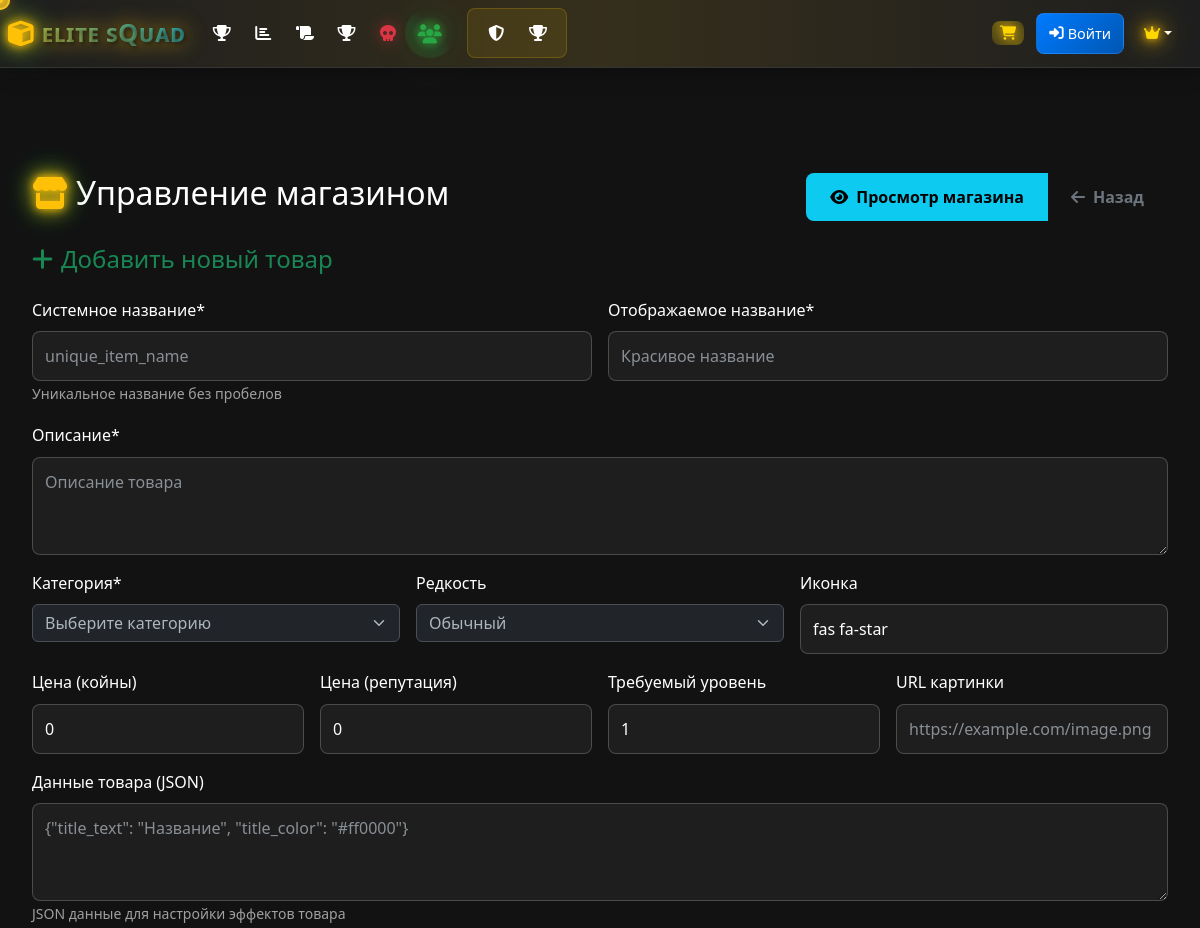
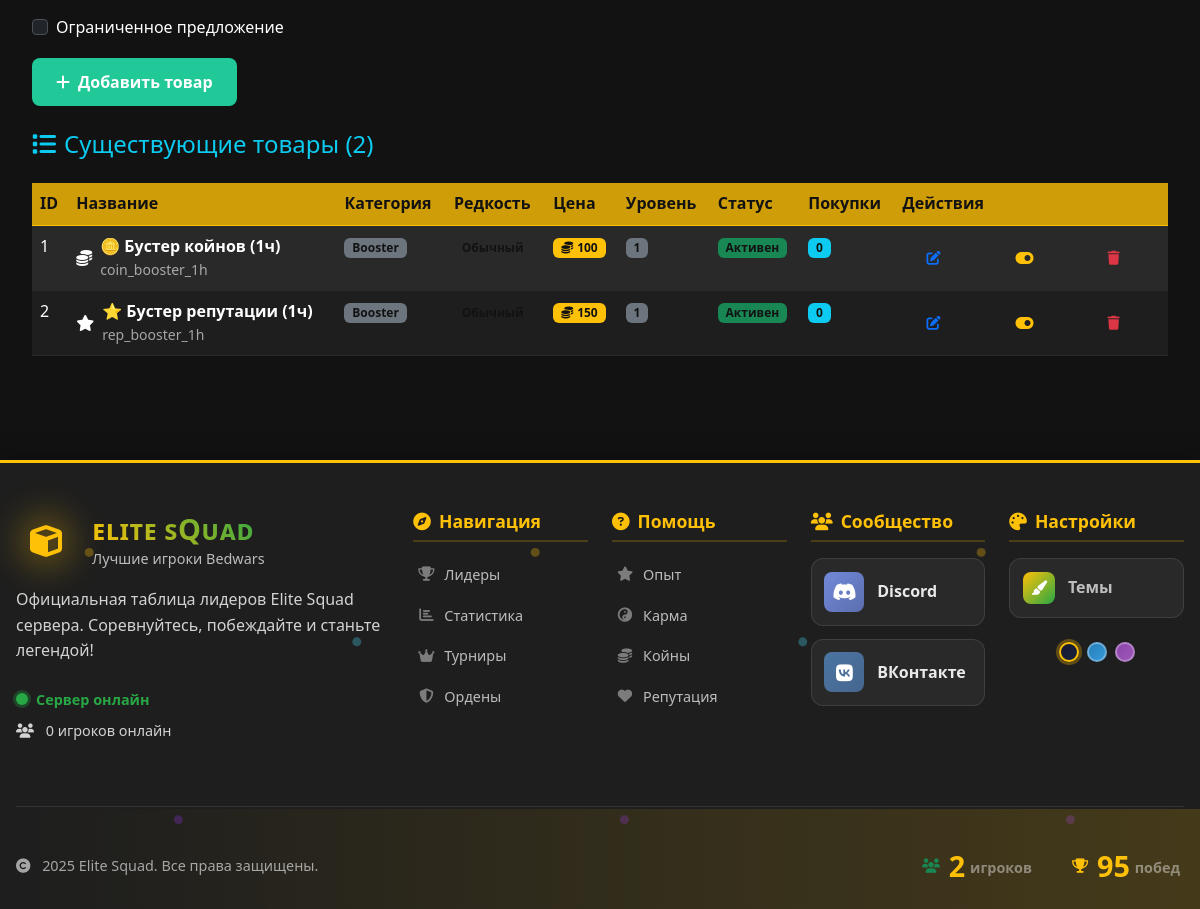
The page /admin/shop (signed in) on the database its author committed (2 pictures, top to bottom).
### models.py (models this page shows, shortened)
class ShopItem(db.Model):
    id = db.Column(db.Integer, primary_key=True)
    name = db.Column(db.String(100), nullable=False, unique=True)
    display_name = db.Column(db.String(200), nullable=False)
    description = db.Column(db.Text, nullable=False)
    category = db.Column(db.String(50), nullable=False)  # title, theme, gradient, avatar, cursor
    price_coins = db.Column(db.Integer, default=0, nullable=False)
    price_reputation = db.Column(db.Integer, default=0, nullable=False)
    unlock_level = db.Column(db.Integer, default=1, nullable=False)
    rarity = db.Column(db.String(20), default='common', nullable=False)
    icon = db.Column(db.String(50), default='fas fa-star', nullable=False)
    image_url = db.Column(db.String(500), nullable=True)  # URL for item image
    item_data = db.Column(db.Text, nullable=True)  # JSON data for item effects
    is_limited_time = db.Column(db.Boolean, default=False, nullable=False)
    is_active = db.Column(db.Boolean, default=True, nullable=False)
    created_at = db.Column(db.DateTime, default=datetime.utcnow)
    purchases = db.relationship('ShopPurchase', backref='shop_item', lazy=True, cascade='all, delete-orphan')

### routes.py (the view)
@app.route('/admin/shop')
def admin_shop():
    if not session.get('is_admin', False):
        flash('У вас нет доступа к этой функции!', 'error')
        return redirect(url_for('index'))
    shop_items = ShopItem.query.order_by(ShopItem.category, ShopItem.name).all()
    shop_items_data = []
    for item in shop_items:
        shop_items_data.append({
            'id': item.id,
            'name': item.name,
            'display_name': item.display_name,
            'description': item.description,
            'category': item.category,
            'price_coins': item.price_coins,
            'price_reputation': item.price_reputation,
            'unlock_level': item.unlock_level,
            'rarity': item.rarity,
            'icon': item.icon,
            'image_url': item.image_url,
            'item_data': item.item_data,
            'is_limited_time': item.is_limited_time,
            'is_active': item.is_active
        })
    return render_template('admin_shop.html', shop_items=shop_items, shop_items_data=shop_items_data)

### templates/admin_shop.html (shortened to what this page needs)
{% extends "base.html" %}
{% block content %}
<div class="container-fluid py-4">
    <div class="d-flex justify-content-between align-items-center mb-4">
        <h2 class="page-title">
            <i class="fas fa-store text-warning me-2 glow-effect"></i>Управление магазином
        </h2>
        <div class="btn-group">
            <a href="{{ url_for('shop') }}" class="btn btn-info">
                <i class="fas fa-eye me-2"></i>Просмотр магазина
            </a>
            <a href="{{ url_for('admin') }}" class="btn btn-outline-secondary">
                <i class="fas fa-arrow-left me-2"></i>Назад
            </a>
        </div>
    </div>
    <div class="admin-form-card mb-4">
        <h4 class="text-success mb-4">
            <i class="fas fa-plus me-2"></i>Добавить новый товар
        </h4>
        <form method="POST" action="{{ url_for('admin_add_shop_item') }}">
            <div class="row g-3">
                <div class="col-md-6">
                    <label class="form-label">Системное название*</label>
                    <input type="text" class="form-control" name="name" required placeholder="unique_item_name">
                    <small class="text-muted">Уникальное название без пробелов</small>
                </div>
                <div class="col-md-6">
                    <label class="form-label">Отображаемое название*</label>
                    <input type="text" class="form-control" name="display_name" required placeholder="Красивое название">
                </div>
                <div class="col-12">
                    <label class="form-label">Описание*</label>
                    <textarea class="form-control" name="description" required placeholder="Описание товара" rows="3"></textarea>
                </div>
                <div class="col-md-4">
                    <label class="form-label">Категория*</label>
                    <select class="form-select" name="category" required>
                        <option value="">Выберите категорию</option>
                    </select>
                </div>
                <div class="col-md-4">
                    <label class="form-label">Редкость</label>
                    <select class="form-select" name="rarity" required>
                        <option value="common">Обычный</option>
                    </select>
                </div>
                <div class="col-md-4">
                    <label class="form-label">Иконка</label>
                    <input type="text" class="form-control" name="icon" value="fas fa-star" placeholder="fas fa-star">
                </div>
                <div class="col-md-3">
                    <label class="form-label">Цена (койны)</label>
                    <input type="number" class="form-control" name="price_coins" min="0" value="0">
                </div>
                <div class="col-md-3">
                    <label class="form-label">Цена (репутация)</label>
                    <input type="number" class="form-control" name="price_reputation" min="0" value="0">
                </div>
                <div class="col-md-3">
                    <label class="form-label">Требуемый уровень</label>
                    <input type="number" class="form-control" name="unlock_level" min="1" value="1">
                </div>
                <div class="col-md-3">
                    <label class="form-label">URL картинки</label>
                    <input type="url" class="form-control" name="image_url" placeholder="https://example.com/image.png">
                </div>
                <div class="col-12">
                    <label class="form-label">Данные товара (JSON)</label>
                    <textarea class="form-control" name="item_data" placeholder='{"title_text": "Название", "title_color": "#ff0000"}' rows="3"></textarea>
                    <small class="text-muted">JSON данные для настройки эффектов товара</small>
                </div>
                <div class="col-md-6">
                    <div class="form-check">
                        <input class="form-check-input" type="checkbox" name="is_limited_time" id="limitedTime">
                        <label class="form-check-label" for="limitedTime">
                            Ограниченное предложение
                        </label>
                    </div>
                </div>
                <div class="col-12">
                    <button type="submit" class="btn btn-success">
                        <i class="fas fa-plus me-2"></i>Добавить товар
                    </button>
                </div>
            </div>
        </form>
    </div>
    <div class="admin-form-card">
        <h4 class="text-info mb-4">
            <i class="fas fa-list me-2"></i>Существующие товары ({{ shop_items|length }})
        </h4>
        {% if shop_items %}
        <div class="table-responsive">
            <table class="table table-dark table-striped">
                <thead class="table-warning">
                    <tr>
                        <th>ID</th>
                        <th>Название</th>
                        <th>Категория</th>
                        <th>Редкость</th>
                        <th>Цена</th>
                        <th>Уровень</th>
                        <th>Статус</th>
                        <th>Покупки</th>
                        <th>Действия</th>
                    </tr>
                </thead>
                <tbody>
                    {% for item in shop_items %}
                    <tr>
                        <td>{{ item.id }}</td>
                        <td>
                            <div class="d-flex align-items-center">
                                <i class="{{ item.icon }} me-2 rarity-{{ item.rarity }}"></i>
                                <div>
                                    <div class="fw-bold">{{ item.display_name }}</div>
                                    <div class="text-muted small">{{ item.name }}</div>
                                </div>
                            </div>
                        </td>
                        <td>
                            <span class="badge bg-secondary">{{ item.category.title() }}</span>
                        </td>
                        <td>
                            <span class="badge rarity-{{ item.rarity }}">
                                {% if item.rarity == 'common' %}Обычный
                                {% elif item.rarity == 'uncommon' %}Необычный
                                {% elif item.rarity == 'rare' %}Редкий
                                {% elif item.rarity == 'epic' %}Эпический
                                {% elif item.rarity == 'legendary' %}Легендарный
                                {% elif item.rarity == 'mythic' %}Мифический
                                {% endif %}
                            </span>
                        </td>
                        <td>
                            {% if item.price_coins > 0 %}
                                <span class="badge bg-warning text-dark">
                                    <i class="fas fa-coins me-1"></i>{{ "{:,}".format(item.price_coins) }}
                                </span>
                            {% endif %}
                        </td>
                        <td>
                            <span class="badge bg-secondary">{{ item.unlock_level }}</span>
                        </td>
                        <td>
                            {% if item.is_active %}
                                <span class="badge bg-success">Активен</span>
                            {% else %}
                                <span class="badge bg-danger">Неактивен</span>
                            {% endif %}
                        </td>
                        <td>
                            <span class="badge bg-info">{{ item.purchases|length }}</span>
                        </td>
                        <td>
                            <div class="btn-group btn-group-sm">
                                <button class="btn btn-outline-primary" onclick="editItem({{ item.id }})" title="Редактировать">
                                    <i class="fas fa-edit"></i>
                                </button>
                                <form method="POST" action="{{ url_for('admin_toggle_shop_item', item_id=item.id) }}" style="display: inline;">
                                    <button type="submit" class="btn btn-outline-warning" title="Переключить статус">
                                        <i class="fas fa-toggle-{{ 'on' if item.is_active else 'off' }}"></i>
                                    </button>
                                </form>
                                <button class="btn btn-outline-danger" onclick="confirmDeleteItem({{ item.id }}, '{{ item.display_name }}')" title="Удалить">
                                    <i class="fas fa-trash"></i>
                                </button>
                            </div>
                        </td>
                    </tr>
                    {% endfor %}
                </tbody>
            </table>
        </div>
        {% else %}
        <div class="text-center py-4">
            <i class="fas fa-box-open fa-3x text-muted mb-3"></i>
            <h5 class="text-muted">Магазин пуст</h5>
            <p class="text-muted">Добавьте первый товар используя форму выше</p>
        </div>
        {% endif %}
    </div>
</div>
{% endblock %}

### static/css/critical.css (style rules this page uses)
:root { --primary-green: #28a745; --secondary-green: #20c997; --tertiary-green: #17a2b8; --light-green: #32cd32; --dark-bg: #0a0a0a; --card-bg: rgba(26, 26, 46, 0.9); --text-light: rgba(255, 255, 255, 0.9); --border-color: rgba(255, 255, 255, 0.1); }
body { font-family: 'Segoe UI', Tahoma, Geneva, Verdana, sans-serif; background: linear-gradient(135deg, var(--dark-bg) 0%, #1a1a2e 50%, var(--dark-bg) 100%); color: var(--text-light); margin: 0; padding: 0; min-height: 100vh; }
.container, .container-fluid { max-width: 1200px; margin: 0 auto; padding: 0 1rem; }
.btn { border-radius: 8px; padding: 0.75rem 1.5rem; font-weight: 600; transition: all 0.3s ease; border: none; }
.btn-success { background: var(--secondary-green); color: white; }
.form-control { background: rgba(0, 0, 0, 0.5); border: 1px solid var(--border-color); color: white; border-radius: 8px; padding: 0.75rem; }
.d-flex { display: flex; }
.align-items-center { align-items: center; }
.justify-content-between { justify-content: space-between; }

### rows shown on the page
ShopItem: id "1", display_name "🪙 Бустер койнов (1ч)", name "coin_booster_1h", category "Booster", rarity "Обычный", price_coins "100", unlock_level "1", is_active "Активен", purchases|length "0"
ShopItem: id "2", display_name "⭐ Бустер репутации (1ч)", name "rep_booster_1h", category "Booster", price_coins "150", unlock_level "1", is_active "Активен", purchases|length "0"

### other values the page prints
{{ shop_items|length }} "2"
{{ 'онлайн' if server_stats.is_online else 'оффлайн' }} "онлайн"
{{ server_stats.online_players }} "0"
{{ "{:,}".format(server_stats.total_players) }} "2"
{{ "{:,}".format(server_stats.total_wins) }} "95"
